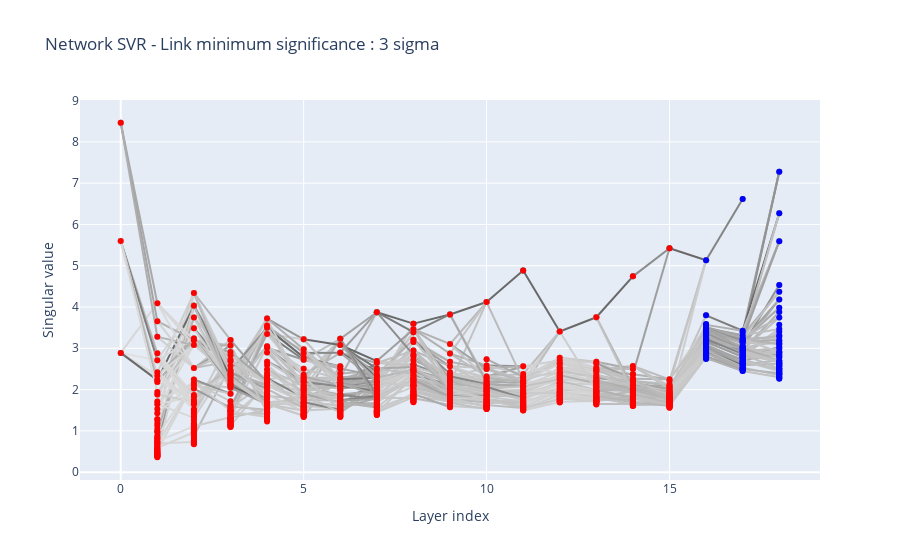

The cell this chart's notebook holds for it:
### Code cell
cosvr = SVR(weights,method='cosvr',max_modes=50)
cosvr.plot(sigmaThreshold = 3,max_edges=50)
